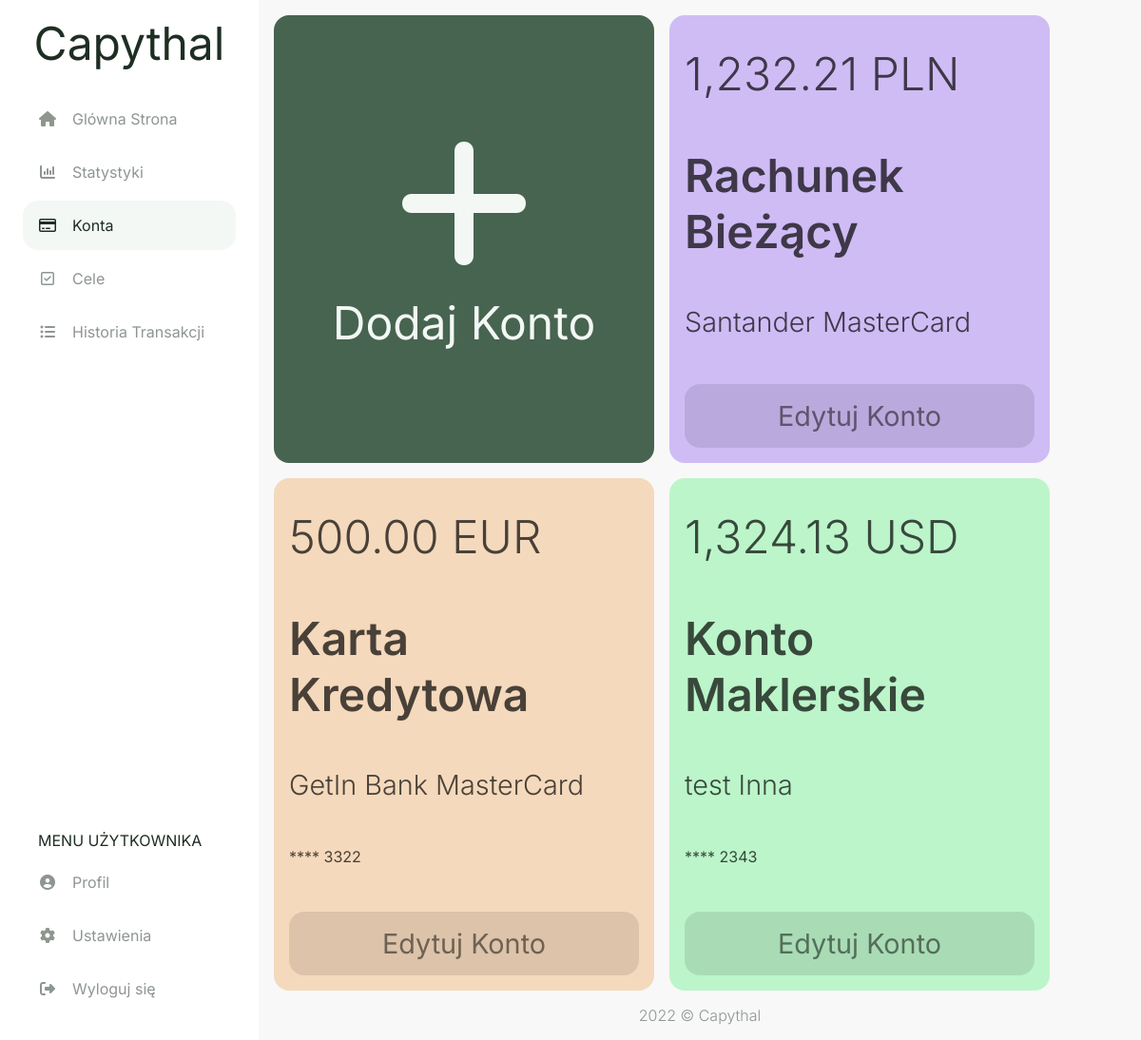
Page /accounts (signed in) on the committed database.
### capythal/models.py (models this page shows, shortened)
class account(db.Model):
    id = db.Column(db.Integer, primary_key=True)
    user_id = db.Column(db.Integer, db.ForeignKey('user.id'), nullable=False)
    currency_id = db.Column(db.Integer, db.ForeignKey('currency.id'), nullable=False)
    card_id = db.Column(db.Integer, db.ForeignKey('card.id'))
    acc_type_id = db.Column(db.Integer, db.ForeignKey('acc_type.id'), nullable=False)
    style_id = db.Column(db.Integer, db.ForeignKey('style.id'), nullable=False)
    amount = db.Column(db.Float(20,2), default = 0)
    card_number = db.Column(db.String(4))
    fin_inst = db.Column(db.String(20))
    transaction = db.relationship("transaction", backref="account", lazy=True)
    settings = db.relationship("settings", back_populates="account", uselist=False)
    goal = db.relationship("goal", backref="account", lazy=True)

class currency(db.Model):
    id = db.Column(db.Integer, primary_key=True)
    name = db.Column(db.String(20), nullable=False)
    account = db.relationship("account", backref="currency", lazy=True)
    settings = db.relationship("settings", backref="currency", lazy=True)

class acc_type(db.Model):
    id = db.Column(db.Integer, primary_key=True)
    name = db.Column(db.String(20), nullable=False)
    account = db.relationship("account", backref="acc_type", lazy=True)

class card(db.Model):
    id = db.Column(db.Integer, primary_key=True)
    name = db.Column(db.String(20), nullable=False)
    account = db.relationship("account", backref="card", lazy=True)

### capythal/routes.py (the view, shortened to what this page needs)
@app.route('/accounts', methods=['GET', 'POST'])
@login_required
def accounts():
    form_add = addAccForm()
    form_edit = editAccForm()
    accounts = db.session.query(account,currency,card,acc_type,style).join(currency).join(card).join(acc_type).join(style).filter(account.user_id == current_user.id)
    if form_edit.deleteAcc.data and form_edit.validate():
        db.session.execute(
            delete(account)
            .where((account.id == form_edit.account_id.data) & (account.user_id == current_user.id)))
        db.session.commit()
        return redirect(url_for('accounts'))
    return render_template("accounts.html", accounts = accounts, form_add = form_add, form_edit = form_edit)

### capythal/models.py (called while the page is built)
@login_manager.user_loader
def load_user(user_id):
    return user.query.get(int(user_id))

### capythal/routes.py (called while the page is built)
@app.template_filter()
def currencyFormat(value):
    value = float(value)
    return "{:,.2f}".format(value)

### capythal/templates/accounts.html (shortened to what this page needs)
{% extends "layout.html" %}
{% set active_page = "accounts" %}
{% block head %}
  {{ super() }}
  <link rel="stylesheet" href="{{ url_for('static', filename='css/accounts.css') }}">
  <link rel="stylesheet" href="{{ url_for('static', filename='css/modals/account-modal.css') }}">
{% endblock %}
{% block content %}
<div class="accounts-flexbox">
  <a onclick="addAccBtnClick()" class="account-add bg-main-btn fc-main-btn">
    <span class="account-plus-sign fa fa-plus"></span>
    <span class="fs-1">Dodaj Konto</span>
  </a>
  {% for account,currency,card,acc_type,style in accounts %}
    <div class="account-info style-{{ style.name }}">
      <span class="fs-1 fw-light">{{ account.amount | currencyFormat }} {{ currency.name }}</span>
      <span class="fs-1 fw-semibold">{{ acc_type.name }}</span>
      <span class="fs-2 fw-light">
        {% if account.fin_inst %}{{ account.fin_inst }}{% endif %} {% if card.name %}{{ card.name }}{% endif %}
      </span>
      {% if account.card_number %}
      <span class="fs-4">**** {{ account.card_number }}</span>
      {% endif %}
      <a href="#modal{{ account.id }}" class="account-edit" value=1>
        <span class="fs-2">Edytuj Konto</span>
      </a>
    </div>
  {% endfor %}
</div>
{% endblock %}

### capythal/templates/layout.html (shortened to what this page needs)
<!doctype html>
<html lang="pl">
  <head>
    {% block head %}
    <link rel="stylesheet" href="{{ url_for('static', filename='css/style.css') }}">
    {% endblock %}
  </head>
  <body>
    <aside id="navbar" class="navbar">
      <a class="logo fs-1" href="{{ url_for('home') }}">Capythal</a>
      <ul class="navbar-list-top">
        <li class="menu-button {{ 'active' if active_page == 'home' else '' }}">
          <a href="{{ url_for('home') }}" class="menu-button-link">
            <span class="fa fa-fw fa-home my-auto"></span>
            <span class="ml-1 fs-4">Glówna Strona</span>
          </a>
        </li>
        <li class="menu-button {{ 'active' if active_page == 'stats' else '' }}">
          <a href="{{ url_for('stats') }}" class="menu-button-link">
            <span class="fa fa-fw fa-bar-chart my-auto"></span>
            <span class="ml-1 fs-4">Statystyki</span>
          </a>
        </li>
        <li class="menu-button {{ 'active' if active_page == 'accounts' else '' }}">
          <a href="{{ url_for('accounts') }}" class="menu-button-link">
            <span class="fa fa-fw fa-credit-card my-auto"></span>
            <span class="ml-1 fs-4">Konta</span>
          </a>
        </li>
        <li class="menu-button {{ 'active' if active_page == 'goals' else '' }}">
          <a href="{{ url_for('goals') }}" class="menu-button-link">
            <span class="fa fa-fw fa-check-square-o my-auto"></span>
            <span class="ml-1 fs-4">Cele</span>
          </a>
        </li>
        <li class="menu-button {{ 'active' if active_page == 'history' else '' }}">
          <a href="{{ url_for('history') }}" class="menu-button-link">
            <span class="fa fa-fw fa-list-ul my-auto"></span>
            <span class="ml-1 fs-4">Historia Transakcji</span>
          </a>
        </li>
      </ul>
      <ul class="navbar-list-bottom">
        <li class="nav-item">
          <span class="ml-1 fs-4">MENU UŻYTKOWNIKA</span>
        </li>
        <li class="menu-button">
          <a href="{{ url_for('userpage') }}" class="menu-button-link">
            <span class="fa fa-fw fa-user-circle my-auto"></span>
            <span class="ml-1 fs-4">Profil</span>
          </a>
        </li>
        <li class="menu-button">
          <a href="" class="menu-button-link">
            <span class="fa fa-fw fa-cog my-auto"></span>
            <span class="ml-1 fs-4">Ustawienia</span>
          </a>
        </li>
        <li class="menu-button">
          <a href="{{ url_for('logout') }}" class="menu-button-link">
            <span class="fa fa-fw fa-sign-out my-auto"></span>
            <span class="ml-1 fs-4">Wyloguj się</span>
          </a>
        </li>
      </ul>
    </aside>
    <main class="main-content">
      {%block content%}
      {%endblock%}
    </main>
    <footer class="fc-secondary fw-light">
      2022 © Capythal
    </footer>
  </body>
</html>

### capythal/static/css/style.css (style rules this page uses)
html, body { padding: 0; margin: 0; }
html { height: 100%; font-family: 'Inter', sans-serif; width: 100%; }
body { background-color: #F8F8F8; color: #1F2E23; min-height: 100vh; display: flex; flex-direction: column; }
* { box-sizing: border-box; }
aside { background-color: #FFFFFF; }
a { color: #1F2E23; cursor: pointer; text-decoration: none; }
.bg-main-btn { background-color: #46644F; }
.style-orange { color: hsl(30, 18%, 33%); background-color: hsl(30, 75%, 85%); }
.style-green { color: hsl(135, 18%, 33%); background-color: hsl(135, 75%, 85%); }
.style-violet { color: hsl(260, 18%, 33%); background-color: hsl(260, 75%, 85%); }
.fc-secondary { color: #8E9690; }
.fc-main-btn { color: #F3F8F5; }
.fw-light { font-weight: 300 !important; }
.fw-semibold { font-weight: 600 !important; }
.ml-1 { margin-left: 1rem !important; }
.my-auto { margin: auto 0; }
.navbar { transition: all 0.4s ease-in-out; }
.main-content { height: 100%; }
.navbar { display: flex; flex-direction: column; position: fixed; top: 0; bottom: 0; width: 0; opacity: 0; height: 100%; max-width: 75%; overflow-y: auto; z-index: 101; }
.logo { display: none; margin: 1rem auto 0; }
.navbar-list-top, .navbar-list-bottom { width: 100%; padding: 1.5rem; list-style: none }
.navbar-list-top { margin-top: 0; margin-bottom: auto; }
.navbar-list-bottom { margin-bottom: 0; }
.nav-item { margin: 0.5rem 0; }
.active { border-radius: 1rem; background-color: #F3F8F5; }
.active a { color: #1F2E23 !important; }
.menu-button a { margin-bottom: 0.25rem; color: #8E9690; }
.menu-button-link { display: flex; padding: 1rem; }
footer { margin-top: auto; display: flex; margin-bottom: 1rem; justify-content: center; }
.fs-1 { font-size: 2rem; }
.fs-2 { font-size: 1.5rem; }
.fs-4 { font-size: 0.8rem; }
@media (min-width: 500px) { .fs-1 { font-size: 3rem; } }
@media (min-width: 500px) { .fs-2 { font-size: 2rem; } }
@media (min-width: 500px) { .fs-4 { font-size: 1.2rem ; } }
@media (min-width: 800px) { .navbar { width: 100%; opacity: 1; max-width: 17rem; } }
@media (min-width: 800px) { footer { margin-left: 17rem; } }
@media (min-width: 800px) { .add-tr, .logo { display: block; } }
@media (min-width: 800px) { .main-content { margin-left: 17rem; } }
@media (min-width: 800px) { .fs-1 { font-size: 3rem; } }
@media (min-width: 800px) { .fs-2 { font-size: 1.8rem; } }
@media (min-width: 800px) { .fs-4 { font-size: 1rem; } }

### capythal/static/css/accounts.css (style rules this page uses)
.accounts-flexbox { padding: 1rem; display: flex; gap: 1rem; flex-wrap: wrap; }
.account-add, .account-info { flex: 1 0 100%; border-radius: 1rem; display: flex; flex-direction: column; }
.account-add { padding: 3.5rem; justify-content: center; align-items: center; gap: 1rem; }
.account-plus-sign { font-size: 10rem; }
.account-info { padding: 2rem 1rem 1rem; justify-content: space-between; gap: 3rem; color: rgba(0, 0, 0, 0.7); word-wrap: break-word; }
.account-edit { padding: 1rem; border-radius: 1rem; color: rgba(0, 0, 0, 0.5); background-color: rgba(0, 0, 0, 0.1); }
.account-edit > span { display: flex; justify-content: center; }
@media (min-width: 1100px) { .account-add, .account-info { max-width: 25rem; } }

### rows in the picture
account: amount "1,232.21", name "PLN", name "Rachunek Bieżący", fin_inst "Santander", name "MasterCard", {{ account.id }} 1 (drawn)
account: amount "500.00", name "EUR", name "Karta Kredytowa", fin_inst "GetIn Bank", name "MasterCard", card_number "3322"
account: amount "1,324.13", name "USD", name "Konto Maklerskie", fin_inst "test", name "Inna", card_number "2343"
